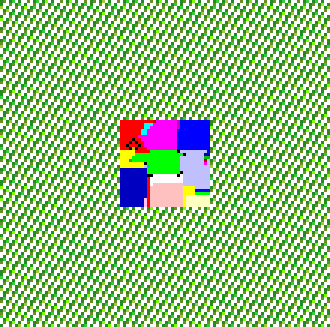
#> input picture piet/generation_tools/FRAMED_HELLO_WORLD_FOREST.png, 110 x 109 px, given in place of STRATEGY_bottom_right.png, which was not available (shown 3 times larger)
$ python elegant_framed_hello_world.py
#> lines starting #> are read from the running program, lines starting #| are printed output that depends on the picture; pictures that were not available may be replaced by others from this repository, and a replacement may not be noted
#!/usr/bin/env python3
"""
ELEGANT FRAMED HELLO WORLD

Simple, elegant approach: Take our working Hello World and create beautiful
"picture frames" around it without touching the functional core at all.

This implements the zigzag concept for the frame decorations while
preserving the working functional core.
"""

from PIL import Image
import subprocess
import random

def create_elegant_framed_hello_world(theme="python", frame_width=50):
    """Create Hello World with elegant artistic frame"""
#> called with theme = 'python', frame_width = 40

    print(f"🖼️ CREATING ELEGANT FRAMED HELLO WORLD")
    print(f"Theme: {theme} | Frame width: {frame_width}")
    print("="*60)

    # Load our working core
    core_img = Image.open('STRATEGY_bottom_right.png')
#> core_img is the input picture: PIL image 110x109 RGB; mean R, G, B 155.7, 197.8, 138.9
    core_width, core_height = core_img.size
#> core_width = 110; core_height = 109
    print(f"✅ Working core: {core_width}x{core_height}")
#| ✅ Working core: 110x109

    # Create larger canvas for the frame
    canvas_width = core_width + 2 * frame_width
#> canvas_width = 190
    canvas_height = core_height + 2 * frame_width
#> canvas_height = 189
    img = Image.new('RGB', (canvas_width, canvas_height), (255, 255, 255))
#> img: PIL image 190x189 RGB; every value is 255

    print(f"📐 Canvas with frame: {canvas_width}x{canvas_height}")
#| 📐 Canvas with frame: 190x189

    # Add artistic frame FIRST
    add_elegant_frame(img, theme, frame_width, core_width, core_height)

    # Paste the working core in the center (completely untouched)
    core_x = frame_width
    core_y = frame_width
    img.paste(core_img, (core_x, core_y))

    print(f"✅ Core placed at ({core_x}, {core_y}) - completely preserved")

    # Save
    filename = f"FRAMED_HELLO_WORLD_{theme.upper()}.png"
    img.save(filename)
    print(f"💾 Saved: {filename}")

    return filename

def add_elegant_frame(img, theme, frame_width, core_width, core_height):
    """Add elegant artistic frame around the core area"""
#> called with theme = 'python', frame_width = 40, core_width = 110, core_height = 109

    print(f"🎨 Creating {theme} themed frame...")

    canvas_width, canvas_height = img.size
#> canvas_width = 190; canvas_height = 189

    # Define theme-specific colors and patterns
    if theme == "python":
        primary_color = (55, 118, 171)    # python blue
        secondary_color = (255, 212, 59)  # python yellow
        accent_colors = [(43, 82, 120), (255, 193, 7), (70, 130, 180)]
        pattern_func = create_serpentine_frame

    elif theme == "rust":
        primary_color = (206, 73, 0)      # rust orange
        secondary_color = (139, 69, 19)   # brown
        accent_colors = [(160, 82, 45), (205, 133, 63), (222, 184, 135)]
        pattern_func = create_oxidized_frame

    elif theme == "galaxy":
        primary_color = (25, 25, 112)     # midnight blue
        secondary_color = (138, 43, 226)  # blue violet
        accent_colors = [(72, 61, 139), (123, 104, 238), (147, 112, 219)]
        pattern_func = create_starfield_frame

    elif theme == "forest":
        primary_color = (34, 139, 34)     # forest green
        secondary_color = (107, 142, 35)  # olive drab
        accent_colors = [(50, 205, 50), (154, 205, 50), (124, 252, 0)]
        pattern_func = create_organic_frame

    else:  # rainbow
        primary_color = (255, 99, 71)     # tomato
        secondary_color = (255, 215, 0)   # gold
        accent_colors = [(255, 165, 0), (50, 205, 50), (30, 144, 255), (138, 43, 226)]
        pattern_func = create_rainbow_frame

    # Create the themed frame
    pattern_func(img, primary_color, secondary_color, accent_colors,
                frame_width, core_width, core_height)

def create_serpentine_frame(img, primary, secondary, accents, frame_width, core_width, core_height):
    """Create Python-style serpentine frame"""
#> called with primary = (55, 118, 171), secondary = (255, 212, 59), frame_width = 40, core_width = 110, core_height = 109
    canvas_width, canvas_height = img.size
#> canvas_width = 190; canvas_height = 189

    # Serpentine waves in the frame area
    for x in range(canvas_width):
        for y in range(canvas_height):
            # Only draw in frame area (not in core)
            if (frame_width <= x < frame_width + core_width and
                frame_width <= y < frame_width + core_height):
                continue

            # Create wavy serpentine pattern
            wave = int(8 * (1 + 0.4 * ((x + y) / (canvas_width + canvas_height))))
            if (x + y + wave) % 16 < 4:
                # Alternate between colors based on position
                if (x + y) % 20 < 8:
                    color = primary
                elif (x + y) % 20 < 12:
                    color = secondary
                else:
                    color = accents[(x + y) % len(accents)]
                img.putpixel((x, y), color)
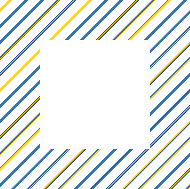
#> img: PIL image 190x189 RGB; mean R, G, B 231.8, 235.8, 233
#> in create_elegant_framed_hello_world, `img.paste(core_img, (core_x, core_y))`:
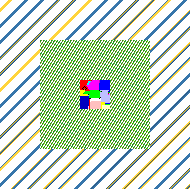
#> img: PIL image 190x189 RGB; mean R, G, B 198.7, 216.7, 194.2

# [90 lines left out: functions create_oxidized_frame, create_starfield_frame, create_organic_frame, create_rainbow_frame, not called in this run]

def test_framed_hello_world(filename):
    """Test the framed Hello World"""

    print(f"\n🧪 TESTING FRAMED HELLO WORLD: {filename}")
    print("="*50)

    try:
#> (the run stopped early here; a loop or call above may not have finished)

$ run again, on piet/generation_tools/TEST_ARTIFACT_programming.png
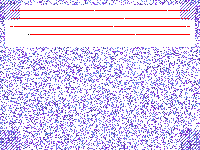
#> input picture piet/generation_tools/TEST_ARTIFACT_programming.png, 200 x 150 px, given in place of STRATEGY_bottom_right.png, which was not available
#> in create_elegant_framed_hello_world, core_img is the input picture: PIL image 200x150 RGB; mean R, G, B 222.4, 211.3, 239.1
#| ✅ Working core: 200x150
#| 📐 Canvas with frame: 280x230
#> after the loop in create_serpentine_frame, `for x in range(canvas_width):`:
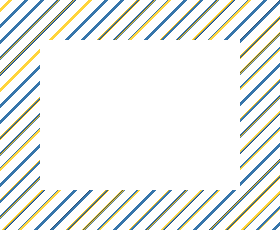
#> img: PIL image 280x230 RGB; mean R, G, B 237, 240, 237.2
#> in create_elegant_framed_hello_world, `img.paste(core_img, (core_x, core_y))`:
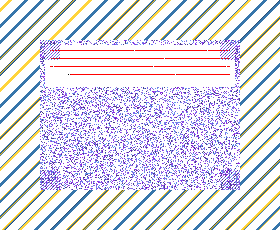
#> img: PIL image 280x230 RGB; mean R, G, B 221.8, 219.6, 229.8

$ run again, on piet/generation_tools/ARTISTIC_HELLO_WORLD_JAVA.png
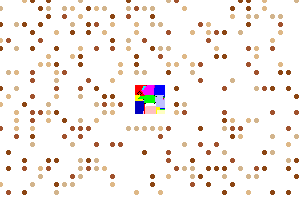
#> input picture piet/generation_tools/ARTISTIC_HELLO_WORLD_JAVA.png, 300 x 200 px, given in place of STRATEGY_bottom_right.png, which was not available
#> in create_elegant_framed_hello_world, core_img is the input picture: PIL image 300x200 RGB; mean R, G, B 246.2, 240.6, 237.1
#| ✅ Working core: 300x200
#| 📐 Canvas with frame: 380x280
#> after the loop in create_serpentine_frame, `for x in range(canvas_width):`:
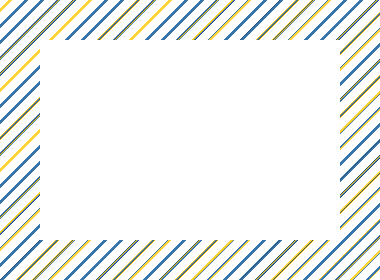
#> img: PIL image 380x280 RGB; mean R, G, B 240.5, 242.8, 240.4
#> in create_elegant_framed_hello_world, `img.paste(core_img, (core_x, core_y))`:
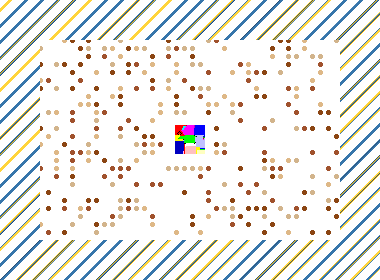
#> img: PIL image 380x280 RGB; mean R, G, B 235.5, 234.7, 230.3
